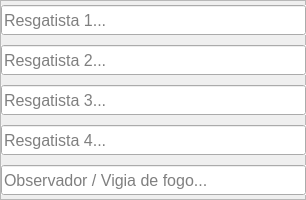
     <widget class="QFrame" name="frame_7">
      <property name="sizePolicy">
       <sizepolicy hsizetype="Fixed" vsizetype="Fixed">
        <horstretch>0</horstretch>
        <verstretch>0</verstretch>
       </sizepolicy>
      </property>
      <property name="minimumSize">
       <size>
        <width>306</width>
        <height>200</height>
       </size>
      </property>
      <property name="maximumSize">
       <size>
        <width>306</width>
        <height>200</height>
       </size>
      </property>
      <property name="frameShape">
       <enum>QFrame::StyledPanel</enum>
      </property>
      <property name="frameShadow">
       <enum>QFrame::Raised</enum>
      </property>
      <layout class="QGridLayout" name="gridLayout_8">
       <property name="leftMargin">
        <number>0</number>
       </property>
       <property name="topMargin">
        <number>0</number>
       </property>
       <property name="rightMargin">
        <number>0</number>
       </property>
       <property name="bottomMargin">
        <number>0</number>
       </property>
       <item row="0" column="0">
        <widget class="QLineEdit" name="inputResgatista1">
         <property name="sizePolicy">
          <sizepolicy hsizetype="Fixed" vsizetype="Fixed">
           <horstretch>0</horstretch>
           <verstretch>0</verstretch>
          </sizepolicy>
         </property>
         <property name="minimumSize">
          <size>
           <width>305</width>
           <height>30</height>
          </size>
         </property>
         <property name="font">
          <font>
           <pointsize>12</pointsize>
           <weight>50</weight>
           <italic>false</italic>
           <bold>false</bold>
           <strikeout>false</strikeout>
          </font>
         </property>
         <property name="autoFillBackground">
          <bool>true</bool>
         </property>
         <property name="frame">
          <bool>true</bool>
         </property>
         <property name="cursorPosition">
          <number>0</number>
         </property>
         <property name="placeholderText">
          <string>Resgatista 1...</string>
         </property>
        </widget>
       </item>
       <item row="1" column="0">
        <widget class="QLineEdit" name="inputResgatista2">
         <property name="sizePolicy">
          <sizepolicy hsizetype="Fixed" vsizetype="Fixed">
           <horstretch>0</horstretch>
           <verstretch>0</verstretch>
          </sizepolicy>
         </property>
         <property name="minimumSize">
          <size>
           <width>305</width>
           <height>30</height>
          </size>
         </property>
         <property name="font">
          <font>
           <pointsize>12</pointsize>
           <weight>50</weight>
           <italic>false</italic>
           <bold>false</bold>
           <strikeout>false</strikeout>
          </font>
         </property>
         <property name="autoFillBackground">
          <bool>true</bool>
         </property>
         <property name="frame">
          <bool>true</bool>
         </property>
         <property name="cursorPosition">
          <number>0</number>
         </property>
         <property name="placeholderText">
          <string>Resgatista 2...</string>
         </property>
        </widget>
       </item>
       <item row="2" column="0">
        <widget class="QLineEdit" name="inputResgatista3">
         <property name="sizePolicy">
          <sizepolicy hsizetype="Fixed" vsizetype="Fixed">
           <horstretch>0</horstretch>
           <verstretch>0</verstretch>
          </sizepolicy>
         </property>
         <property name="minimumSize">
          <size>
           <width>305</width>
           <height>30</height>
          </size>
         </property>
         <property name="font">
          <font>
           <pointsize>12</pointsize>
           <weight>50</weight>
           <italic>false</italic>
           <bold>false</bold>
           <strikeout>false</strikeout>
          </font>
         </property>
         <property name="autoFillBackground">
          <bool>true</bool>
         </property>
         <property name="frame">
          <bool>true</bool>
         </property>
         <property name="cursorPosition">
          <number>0</number>
         </property>
         <property name="placeholderText">
          <string>Resgatista 3...</string>
         </property>
        </widget>
       </item>
       <item row="3" column="0">
        <widget class="QLineEdit" name="inputResgatista4">
         <property name="sizePolicy">
          <sizepolicy hsizetype="Fixed" vsizetype="Fixed">
           <horstretch>0</horstretch>
           <verstretch>0</verstretch>
          </sizepolicy>
         </property>
         <property name="minimumSize">
          <size>
           <width>305</width>
           <height>30</height>
          </size>
         </property>
         <property name="font">
          <font>
           <pointsize>12</pointsize>
           <weight>50</weight>
           <italic>false</italic>
           <bold>false</bold>
           <strikeout>false</strikeout>
          </font>
         </property>
         <property name="autoFillBackground">
          <bool>true</bool>
         </property>
         <property name="frame">
          <bool>true</bool>
         </property>
         <property name="cursorPosition">
          <number>0</number>
         </property>
         <property name="placeholderText">
          <string>Resgatista 4...</string>
         </property>
        </widget>
       </item>
       <item row="4" column="0">
        <widget class="QLineEdit" name="inputObservadorVigia">
         <property name="sizePolicy">
          <sizepolicy hsizetype="Fixed" vsizetype="Fixed">
           <horstretch>0</horstretch>
           <verstretch>0</verstretch>
          </sizepolicy>
         </property>
         <property name="minimumSize">
          <size>
           <width>305</width>
           <height>30</height>
          </size>
         </property>
         <property name="font">
          <font>
           <pointsize>12</pointsize>
           <weight>50</weight>
           <italic>false</italic>
           <bold>false</bold>
           <strikeout>false</strikeout>
          </font>
         </property>
         <property name="autoFillBackground">
          <bool>true</bool>
         </property>
         <property name="frame">
          <bool>true</bool>
         </property>
         <property name="cursorPosition">
          <number>0</number>
         </property>
         <property name="placeholderText">
          <string>Observador / Vigia de fogo...</string>
         </property>
        </widget>
       </item>
      </layout>
     </widget>
